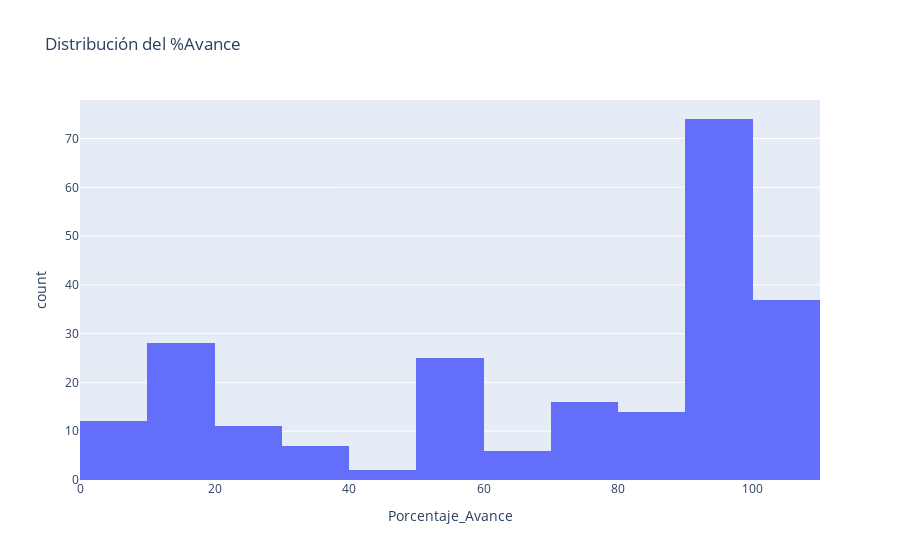

The code cell stored with this chart in its notebook:
### Markdown cell above
###### Plots for Sabana general

### Code cell
fig = px.histogram(sabana_general_v2, 'Porcentaje_Avance', title = "Distribución del %Avance")
fig.show()

### Figure 1 — Plotly figure (JSON) as saved in the notebook; plotly's stock layout.template omitted (floating-point values rounded to 4 significant figures; data arrays with more than 128 entries replaced by an {"elided": "..."} marker saying what was removed)
{"data": [{"alignmentgroup": "True", "bingroup": "x", "hovertemplate": "Porcentaje_Avance=%{x}<br>count=%{y}<extra></extra>", "legendgroup": "", "marker": {"color": "#636efa"}, "name": "", "offsetgroup": "", "orientation": "v", "showlegend": false, "type": "histogram", "x": {"elided": "232 float values"}, "xaxis": "x", "yaxis": "y"}], "layout": {"barmode": "relative", "legend": {"tracegroupgap": 0}, "title": {"text": "Distribución del %Avance"}, "xaxis": {"anchor": "y", "domain": [0, 1], "title": {"text": "Porcentaje_Avance"}}, "yaxis": {"anchor": "x", "domain": [0, 1], "title": {"text": "count"}}}}
